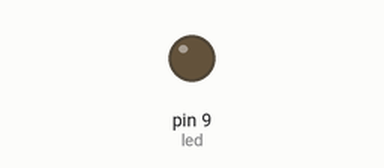
This sketch was run on a simulated Arduino Uno, built with avr-gcc and run on an emulated ATmega328P. Parts: output pins drawn as LEDs (lit = HIGH).

Above: at 0.1 s.
At 9.9 s:
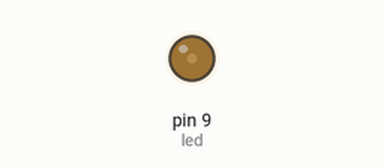
At 19.9 s:
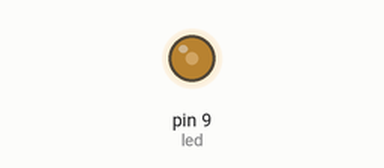
At 39.9 s:
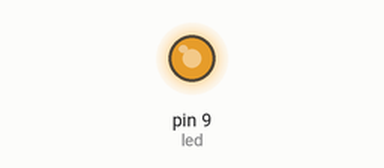
Timing chart, 0 to 40.0 s (numbered marks = the images above):
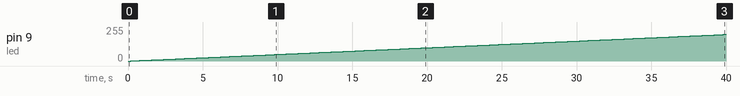

Measured:
- by itself, pin 9 (led): moves from 0/255 to 199/255 over 39.6 s

The sketch:

_4.LedIntensity.ino
```cpp
int led = 9;

void setup() {
    pinMode(9,OUTPUT);
}

void loop() {
    for(int i=0;i<256;i++){
      analogWrite(led,i);
      delay(200);
      }
    for(int i=255;i>=0;i--){
      analogWrite(led,i);
      delay(200);
      }

}
```
